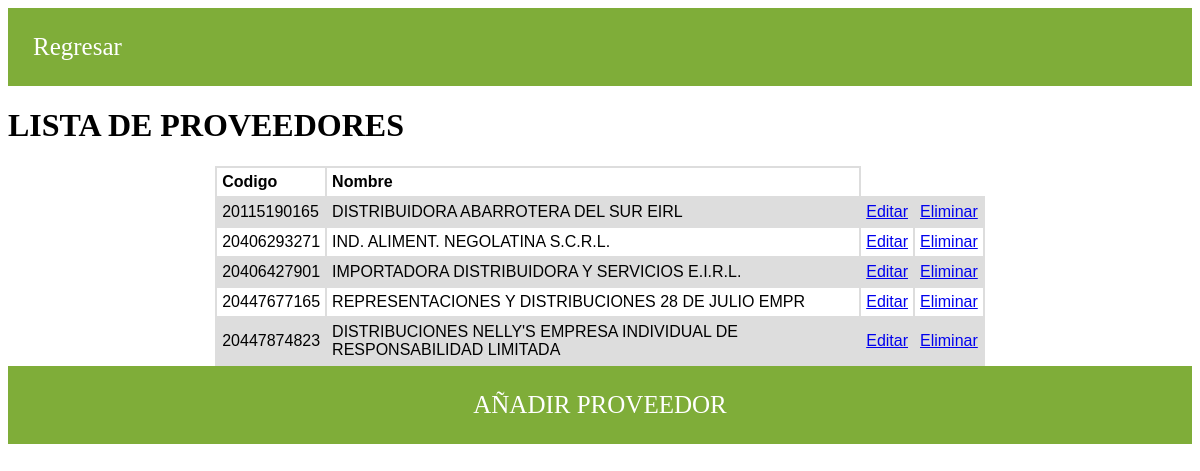
The page /cuenta/proveedor/listarProveedor on the database its author committed.
### proveedores/models.py (models this page shows, shortened)
class Proveedor(models.Model):
	ProCod		= models.CharField(verbose_name='RUC del proveedor', max_length=30, primary_key=True)
	ProNom		= models.CharField(verbose_name='Nombre del proveedor', max_length=200)
	ProDir		= models.CharField(verbose_name='Dirección', max_length=200, null=True, blank=True)
	ProTel		= models.CharField(verbose_name='Teléfono', max_length=15, null=True, blank=True)
	class Meta:
		verbose_name_plural = 'Proveedores'
	def get_absolute_url(self):
		return reverse('Editar_Proveedor',kwargs={'pk': self.ProCod})

### proveedores/views.py (the view)
# urls.py: path("listarProveedor", ProveedorListView.as_view(), name="Listar_Proveedor"),
class ProveedorListView(ListView):
	model = Proveedor

### proveedores/templates/proveedores/proveedor_list.html (shortened to what this page needs)
{% load static %}
<!DOCTYPE html>
<html>
<head>
</head>
<body>
    {% block content %}
    <li><a href="../menu">Regresar</a></li>
    <h1>LISTA DE PROVEEDORES</h1>
    <div align="center">
      <table>
        <tr>
            <th>Codigo</th>
            <th>Nombre</th>
        </tr>
      {% for i in object_list %}
		    <tr>
            <td>{{ i.ProCod }}</td>
            <td>{{ i.ProNom }}</td>
            <td><a href="{{ i.get_absolute_url }}">Editar</a></td>
            <td><a href="{{ i.ProCod }}/borrar/">Eliminar</a></td>
		    </tr>
	  {% endfor %}
      </table>
      <li><a href="crearProveedor">AÑADIR PROVEEDOR</a></li>
  {% endblock %}
</body>
</html>

### proveedores/templates/proveedores/proveedor_list.html (style rules this page uses)
table { font-family: arial, sans-serif; border-collapse: collapse; width: 65%; }
td, th { border: 2px solid #dddddd; text-align: left; padding: 5px; }
tr:nth-child(even) { background-color: #dddddd; }
li { list-style-type: none; background-color: #7fad39; }
li a { text-decoration: none; color: white; padding: 25px; display: block; font-size: 25px; }

### rows shown on the page
Proveedor: ProCod "20115190165", ProNom "DISTRIBUIDORA ABARROTERA DEL SUR EIRL"
Proveedor: ProCod "20406293271", ProNom "IND. ALIMENT. NEGOLATINA S.C.R.L."
Proveedor: ProCod "20406427901", ProNom "IMPORTADORA DISTRIBUIDORA Y SERVICIOS E.I.R.L."
Proveedor: ProCod "20447677165", ProNom "REPRESENTACIONES Y DISTRIBUCIONES 28 DE JULIO EMPR"
Proveedor: ProCod "20447874823", ProNom "DISTRIBUCIONES NELLY'S EMPRESA INDIVIDUAL DE RESPONSABILIDAD LIMITADA"
